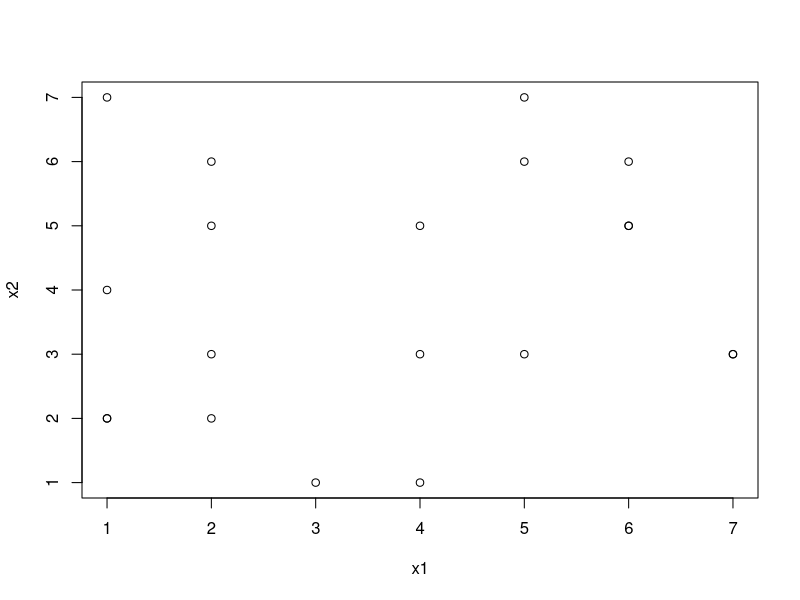
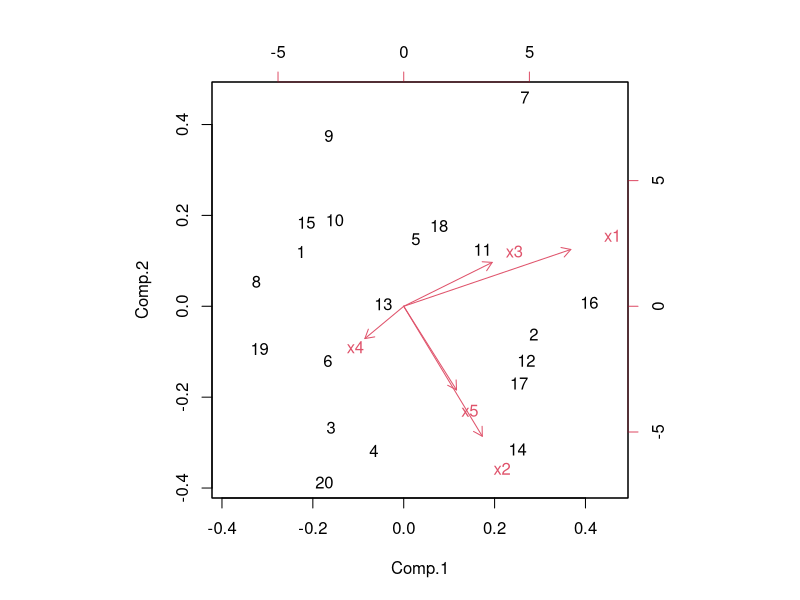
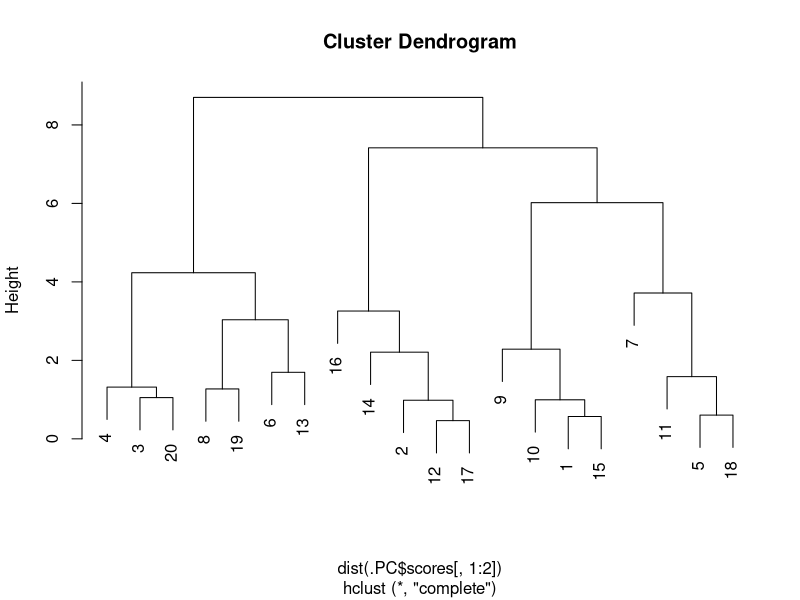

R code for these plots, in order:
x1=as.integer(runif(20,1,8))
x2=as.integer(runif(20,1,8))
plot(x1,x2)
err=rnorm(20,0,2)
x3=.7*x1+err
x3=1+round(6*(x3-min(x3))/(max(x3)-min(x3)))
err=rnorm(20,0,2)
x4=-.6*x1+err
x4=1+round(6*(x4-min(x4))/(max(x4)-min(x4)))
err=rnorm(20,0,2)
x5=.7*x2+err
x5=1+round(6*(x5-min(x5))/(max(x5)-min(x5)))
df=data.frame(x1,x2,x3,x4,x5)
o=order(runif(5,1,1000))
df=df[,o]
.PC <- princomp(~x1+x2+x3+x4+x5, cor=FALSE, data=df)
unclass(loadings(.PC))  # component loadings
biplot(.PC)
plot(hclust(dist(.PC$scores[,1:2])))

.PC$sd^2  # component variances

#data for quiz
ss=as.matrix(df)
dim(ss)=c(20*5)
ss

dim(ss)=c(20,5)
df=data.frame(ss)


